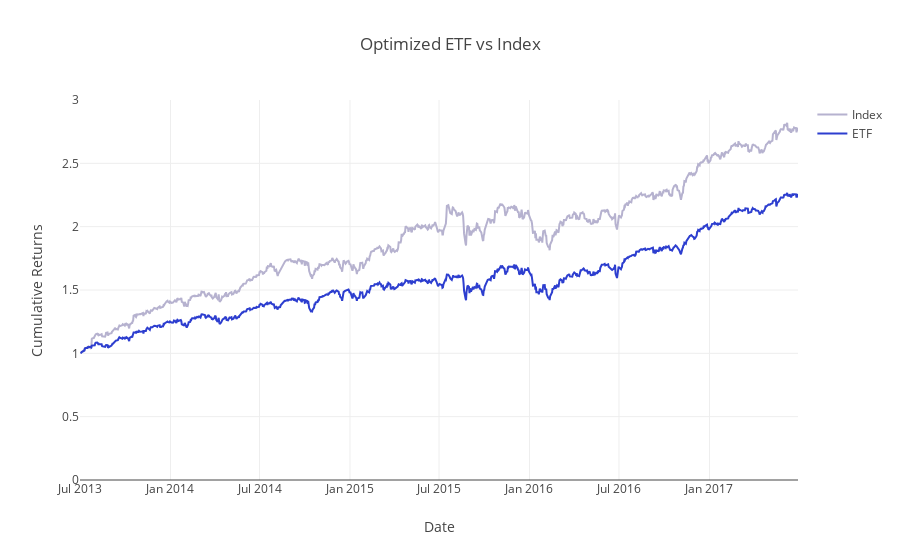

The cell this chart's notebook holds for it:
### Markdown cell above
With our ETF weights built, let's compare it to the index. Run the next cell to calculate the ETF returns and compare it to the index returns.

### Code cell
optim_etf_returns = generate_weighted_returns(returns, optimal_single_rebalance_etf_weights)
optim_etf_cumulative_returns = calculate_cumulative_returns(optim_etf_returns)
project_helper.plot_benchmark_returns(index_weighted_cumulative_returns, optim_etf_cumulative_returns, 'Optimized ETF vs Index')

optim_etf_tracking_error = tracking_error(np.sum(index_weighted_returns, 1), np.sum(optim_etf_returns, 1))
print('Optimized ETF Tracking Error: {}'.format(optim_etf_tracking_error))

### Figure 1 — Plotly figure (JSON) as saved in the notebook; plotly's stock layout.template omitted (floating-point values rounded to 4 significant figures; data arrays with more than 128 entries replaced by an {"elided": "..."} marker saying what was removed)
{"data": [{"line": {"color": "#B6B2CF"}, "name": "Index", "type": "scatter", "x": {"elided": "1009 str values"}, "y": {"elided": "1009 float values"}}, {"line": {"color": "#2D3ECF"}, "name": "ETF", "type": "scatter", "x": {"elided": "1009 str values"}, "y": {"elided": "1009 float values"}}], "layout": {"title": "Optimized ETF vs Index", "xaxis": {"title": "Date"}, "yaxis": {"range": [0, 3], "title": "Cumulative Returns"}}}
